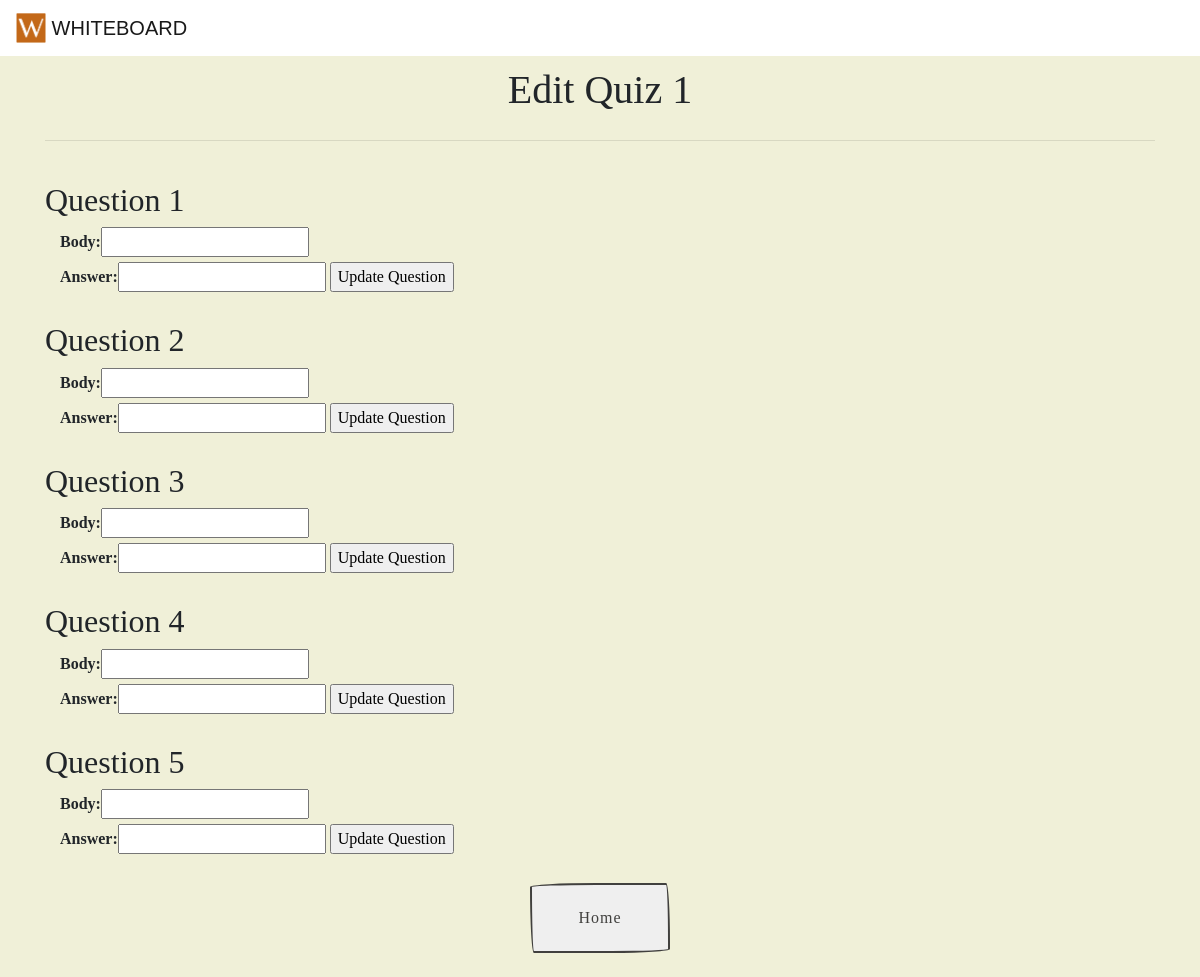
/edit_quiz/1/, run on the app's committed database.
### canvas/models.py (models this page shows, shortened)
class Quiz(models.Model):
    quiz_id = models.IntegerField(primary_key=True)
    quest_id = models.ForeignKey(Quest, null=True, on_delete=models.CASCADE)
    numQuestionsChoices= (('1', 1), ('2',2), ('3',3), ('4',4), ('5',5), ('6',6), ('7',7), ('8',8), ('9',9), ('10',10),)
    numQuestions = models.CharField(max_length = 2, choices = numQuestionsChoices, default = 5)

class Question(models.Model):
    question_id = models.IntegerField(primary_key=True)
    quiz_id = models.ForeignKey(Quiz, null=True, on_delete=models.CASCADE)
    body = models.CharField(max_length=280)
    answer = models.CharField(max_length=50)

### canvas/views.py (the view, shortened to what this page needs)
# urls.py: url(r'^edit_quiz/(?P<quiz_id>[0-9]+)/', EditQuizView.as_view(), name='edit_quiz'),
class EditQuizView(View):
    template = loader.get_template('EditQuiz.html')
    editQuizForm = EditQuizForm
    def get(self, request, quiz_id):
        try:
            quiz_specific = Quiz.objects.get(pk = quiz_id)
        except Quiz.DoesNotExist:
            raise Http404("Quiz does not exist.")
        allQuestions = Question.objects.all()
        quizSpecificQuestions = []
        for question in allQuestions:
            if question.quiz_id == quiz_specific:
                quizSpecificQuestions.append(question)
        numQuestions = len(quizSpecificQuestions)
        editQuizFormInstance = self.editQuizForm()
        context_dict = {'quiz_specific':quiz_specific, 'quiz_id':quiz_id, \
        'quizSpecificQuestions':quizSpecificQuestions, 'editQuizForm':editQuizFormInstance, 'numQuestions':numQuestions}
        return render(request, 'EditQuiz.html', context=context_dict)

### canvas/forms.py
class EditQuizForm(forms.ModelForm):
	class Meta:
		model = Question
		fields = ['body', 'answer']

### templates/EditQuiz.html (shortened to what this page needs)
<!DOCTYPE html>
<html>
{% load static %}
<head>
	<link rel="stylesheet" href="https://maxcdn.bootstrapcdn.com/bootstrap/4.0.0-beta/css/bootstrap.min.css">
	<link rel="stylesheet" href= "{% static "style.css" %}">
</head>
<body>
	<nav class="navbar navbar-light bg-faded">
	  <a class="navbar-brand" href="{% url 'welcome'%}">
	    <img src="{% static "logo.png" %}" width="30" height="30" class="d-inline-block align-top" alt="">
	    WHITEBOARD
	  </a>
	</nav>
<div class="container">
	<h1 class="head">Edit Quiz {{quiz_specific.quiz_id}}</h1>
		<hr>
		<table>
			<tbody>
        {% for question in quizSpecificQuestions %}
        <form id="question{{question.question_id}}UpdateForm" action="{% url 'update_question' question_id=question.question_id %}" method="post">
        <br>
          <h2>Question {{question.question_id}}</h2>
            <div class="container">
              <b style = "font-family: Verdana">{{editQuizForm.body.label_tag}}</b>{{editQuizForm.body}}
              <br>
              <b style = "font-family: Verdana">{{editQuizForm.answer.label_tag}}</b>{{editQuizForm.answer}}
              <input type = "submit" value = "Update Question">&nbsp;
            </div>
      	</form>
        {% endfor %}
			</tbody>
		</table>
		<br>
		<center>
			<button class="button" onclick="location.href={% url 'teacher_home' %}">Home</button>
		</center>
		<br>
	</div>
</body>
</html>

### canvas/static/style.css (style rules this page uses)
* { box-sizing:border-box; }
body { font-family: 'Patrick Hand SC', cursive; background-color:#F0F0D8; }
h1 { text-align: center; }
.head, .instructions { text-align: center; font-family: 'Verdana'; padding: 10px; }
.navbar { font-family: 'Text Me One', sans-serif; background-color: white; }
.button { border:solid 2px #41403E background:transparent; width: 140px; height: 70px; color:#41403E; font-size:1rem; letter-spacing:1px; outline:none; border-radius: 255px 15px 225px 15px/15px 225px 15px 255px; border:solid 2px #41403E; font-family: 'Patrick Hand SC', cursive; }
table { font-family: arial, sans-serif; border-collapse: collapse; width: 100%; }

### data on the page
Quiz: quiz_id "1"
Question: question_id "1", body.label_tag "Body:", answer.label_tag "Answer:"
Question: question_id "2", body.label_tag "Body:", answer.label_tag "Answer:"
Question: question_id "3", body.label_tag "Body:", answer.label_tag "Answer:"
Question: question_id "4", body.label_tag "Body:", answer.label_tag "Answer:"
Question: question_id "5", body.label_tag "Body:", answer.label_tag "Answer:"
